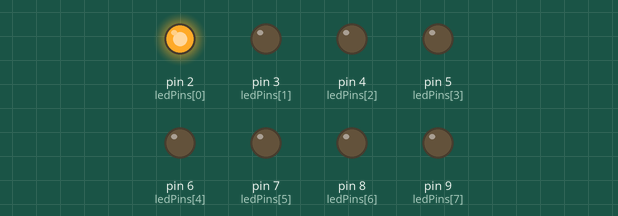
This sketch was run on a simulated Arduino Uno, built with avr-gcc and run on an emulated ATmega328P. On the bench: output pins drawn as LEDs (lit = HIGH).

Above: at 0.05 s.
At 0.45 s:
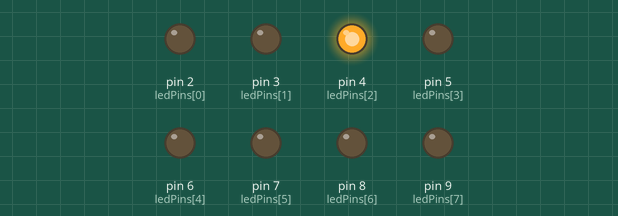
At 0.85 s:
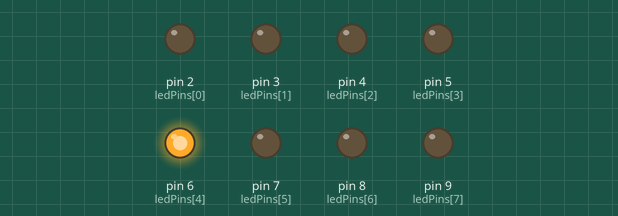
At 1.85 s:
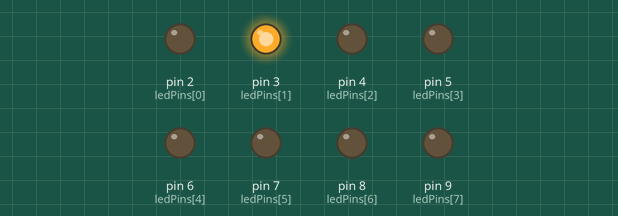
At 2.65 s:
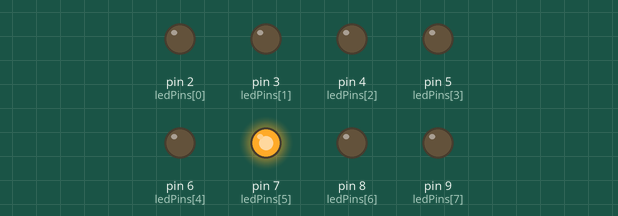
At 3.55 s:
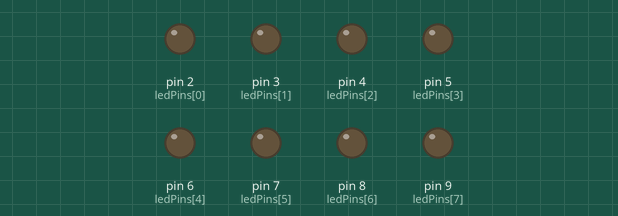
Timing chart, 0 to 3.9 s (numbered marks = the images above):
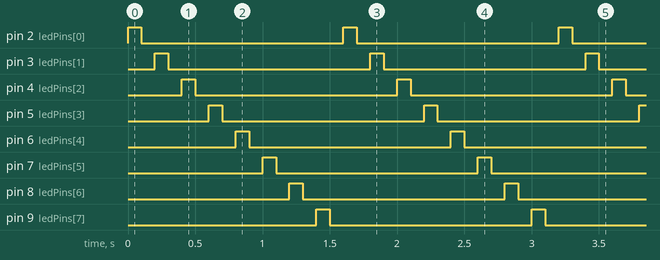

Measured:
- by itself, pin 2 (ledPins[0]), pin 3 (ledPins[1]), pin 4 (ledPins[2]), pin 5 (ledPins[3]), pin 6 (ledPins[4]), pin 7 (ledPins[5]), pin 8 (ledPins[6]), pin 9 (ledPins[7]): alternates HIGH for 0.10 s and LOW for 1.5 s
- by itself, everything shown: repeats every 1.6 s, in 16 steps

The sketch:

Multiple_LEDs.ino
```cpp
//8 LEDs
int ledPins[] = {2,3,4,5,6,7,8,9};
void setup() {
  // put your setup code here, to run once:
 for(int i = 0;i <= 7; i++){
 pinMode(ledPins[i],OUTPUT);
 }
}

void loop() {
  for(int i = 0; i <=7; i++){
    digitalWrite(ledPins[i],HIGH);
    delay(100);
    digitalWrite(ledPins[i],LOW);
    delay(100);
  }


}
```
